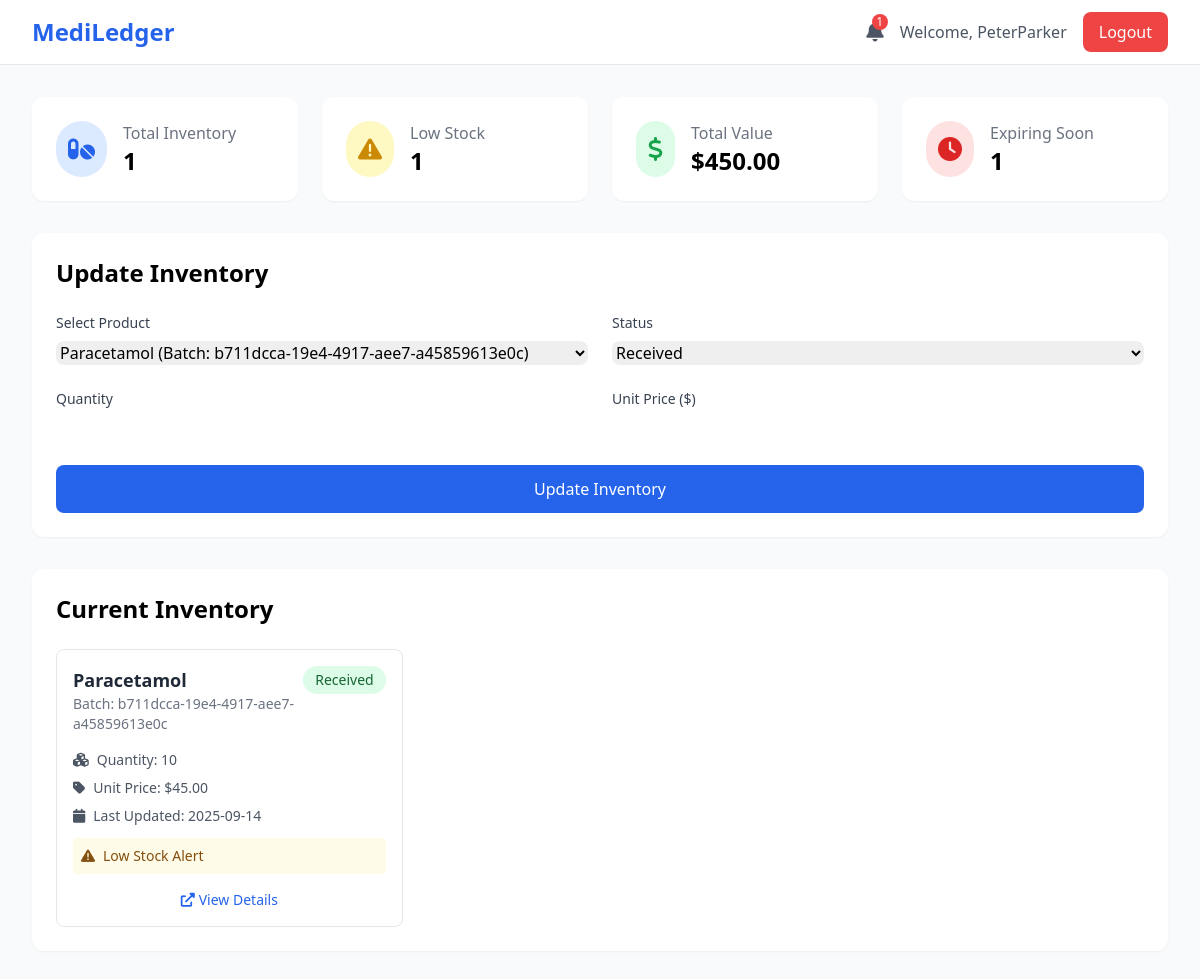
/pharmacy (signed in), run on the app's committed database.
### app.py (models this page shows)
class User(db.Model, UserMixin):
    id = db.Column(db.Integer, primary_key=True)
    username = db.Column(db.String(80), unique=True, nullable=False)
    email = db.Column(db.String(120), unique=True, nullable=False)
    password = db.Column(db.String(200), nullable=False)
    role = db.Column(db.String(20), nullable=False)
    company_name = db.Column(db.String(100))
    address = db.Column(db.String(200))
    phone = db.Column(db.String(20))
    created_at = db.Column(db.DateTime, default=datetime.utcnow)
    last_login = db.Column(db.DateTime)

class Product(db.Model):
    id = db.Column(db.Integer, primary_key=True)
    name = db.Column(db.String(100), nullable=False)
    batch_id = db.Column(db.String(50), unique=True, nullable=False)
    qr_code_path = db.Column(db.String(200), nullable=False)
    manufacturer_id = db.Column(db.Integer, db.ForeignKey('user.id'), nullable=False)
    product_id = db.Column(db.String(50), unique=True, nullable=False)
    description = db.Column(db.Text, nullable=True)
    medicine_type = db.Column(db.String(50), nullable=False)
    distributor_id = db.Column(db.Integer, db.ForeignKey('user.id'), nullable=True)
    medicine_form = db.Column(db.String(50), nullable=False)
    expiration_date = db.Column(db.Date, nullable=False)
    manufacturing_date = db.Column(db.Date, nullable=False)
    dosage = db.Column(db.String(100), nullable=True)
    side_effects = db.Column(db.Text, nullable=True)
    storage_conditions = db.Column(db.String(200))
    price = db.Column(db.Float)
    quantity = db.Column(db.Integer, default=0)
    reorder_level = db.Column(db.Integer, default=10)
    created_at = db.Column(db.DateTime, default=datetime.utcnow)
    status = db.Column(db.String(50), default='Active')

class PharmacyInventory(db.Model):
    id = db.Column(db.Integer, primary_key=True)
    product_id = db.Column(db.Integer, db.ForeignKey('product.id'), nullable=False)
    batch_id = db.Column(db.String(50), db.ForeignKey('product.batch_id'), nullable=False)
    status = db.Column(db.String(50), nullable=False, default='Received')
    quantity = db.Column(db.Integer, default=0)
    unit_price = db.Column(db.Float)
    expiry_alert = db.Column(db.Boolean, default=False)
    low_stock_alert = db.Column(db.Boolean, default=False)
    received_at = db.Column(db.DateTime, default=datetime.utcnow)
    updated_at = db.Column(db.DateTime, default=datetime.utcnow)
    updated_by = db.Column(db.Integer, db.ForeignKey('user.id'), nullable=False)

### app.py (the view, shortened to what this page needs)
@app.route('/pharmacy', methods=['GET', 'POST'])
@login_required
def pharmacy():
    if current_user.role != 'pharmacy':
        abort(403)
    products = Product.query.all()
    inventory = PharmacyInventory.query.all()
    alerts = Alert.query.filter_by(user_id=current_user.id, is_read=False).all()
    total_inventory = len(inventory)
    low_stock = len([i for i in inventory if i.quantity <= Product.query.get(i.product_id).reorder_level])
    total_value = sum([i.quantity * i.unit_price for i in inventory])
    expiring_soon = len([i for i in inventory if Product.query.get(i.product_id).expiration_date <= date.today() + timedelta(days=30)])
    return render_template(
        'pharmacy.html',
        products=products,
        inventory=inventory,
        alerts=alerts,
        analytics={
            'total_inventory': total_inventory,
            'low_stock': low_stock,
            'total_value': total_value,
            'expiring_soon': expiring_soon
        }
    )

### app.py (called while the page is built)
@login_manager.user_loader
def load_user(user_id):
    return User.query.get(int(user_id))

### templates/pharmacy.html (shortened to what this page needs)
<!DOCTYPE html>
<html lang="en">
<head>
    <script src="https://cdn.tailwindcss.com"></script>
    <link href="https://cdnjs.cloudflare.com/ajax/libs/font-awesome/6.0.0-beta3/css/all.min.css" rel="stylesheet">
</head>
<body class="bg-gray-50">
    <nav class="bg-white border-b">
        <div class="max-w-7xl mx-auto px-4 sm:px-6 lg:px-8">
            <div class="flex justify-between h-16">
                <div class="flex items-center">
                    <span class="text-2xl font-bold text-blue-600">MediLedger</span>
                </div>
                <div class="flex items-center space-x-4">
                    <a href="{{ url_for('alerts') }}" class="relative">
                        <i class="fas fa-bell text-xl text-gray-600"></i>
                        {% if alerts %}
                        <span class="absolute -top-1 -right-1 bg-red-500 text-white rounded-full w-4 h-4 text-xs flex items-center justify-center">
                            {{ alerts|length }}
                        </span>
                        {% endif %}
                    </a>
                    <span class="text-gray-600">Welcome, {{ current_user.username }}</span>
                    <a href="{{ url_for('logout') }}"
                       class="bg-red-500 text-white px-4 py-2 rounded-lg hover:bg-red-600 transition-colors">
                        Logout
                    </a>
                </div>
            </div>
        </div>
    </nav>
    <div class="max-w-7xl mx-auto px-4 sm:px-6 lg:px-8 py-8">
        <div class="grid grid-cols-1 md:grid-cols-4 gap-6 mb-8">
            <div class="bg-white rounded-xl shadow-sm p-6">
                <div class="flex items-center">
                    <div class="p-3 rounded-full bg-blue-100 text-blue-600">
                        <i class="fas fa-pills text-2xl"></i>
                    </div>
                    <div class="ml-4">
                        <p class="text-gray-500">Total Inventory</p>
                        <h3 class="text-2xl font-bold">{{ analytics.total_inventory }}</h3>
                    </div>
                </div>
            </div>
            <div class="bg-white rounded-xl shadow-sm p-6">
                <div class="flex items-center">
                    <div class="p-3 rounded-full bg-yellow-100 text-yellow-600">
                        <i class="fas fa-exclamation-triangle text-2xl"></i>
                    </div>
                    <div class="ml-4">
                        <p class="text-gray-500">Low Stock</p>
                        <h3 class="text-2xl font-bold">{{ analytics.low_stock }}</h3>
                    </div>
                </div>
            </div>
            <div class="bg-white rounded-xl shadow-sm p-6">
                <div class="flex items-center">
                    <div class="p-3 rounded-full bg-green-100 text-green-600">
                        <i class="fas fa-dollar-sign text-2xl"></i>
                    </div>
                    <div class="ml-4">
                        <p class="text-gray-500">Total Value</p>
                        <h3 class="text-2xl font-bold">${{ "%.2f"|format(analytics.total_value) }}</h3>
                    </div>
                </div>
            </div>
            <div class="bg-white rounded-xl shadow-sm p-6">
                <div class="flex items-center">
                    <div class="p-3 rounded-full bg-red-100 text-red-600">
                        <i class="fas fa-clock text-2xl"></i>
                    </div>
                    <div class="ml-4">
                        <p class="text-gray-500">Expiring Soon</p>
                        <h3 class="text-2xl font-bold">{{ analytics.expiring_soon }}</h3>
                    </div>
                </div>
            </div>
        </div>
        <div class="bg-white rounded-xl shadow-sm p-6 mb-8">
            <h2 class="text-2xl font-bold mb-6">Update Inventory</h2>
            <form method="POST" class="grid grid-cols-1 md:grid-cols-2 gap-6">
                <div>
                    <label class="block text-sm font-medium text-gray-700 mb-2">Select Product</label>
                    <select name="product_id" required
                            class="w-full rounded-lg border-gray-300 focus:ring-blue-500 focus:border-blue-500">
                        {% for product in products %}
                        <option value="{{ product.id }}">{{ product.name }} (Batch: {{ product.batch_id }})</option>
                        {% endfor %}
                    </select>
                </div>
                <div>
                    <label class="block text-sm font-medium text-gray-700 mb-2">Status</label>
                    <select name="status" required
                            class="w-full rounded-lg border-gray-300 focus:ring-blue-500 focus:border-blue-500">
                        <option value="Received">Received</option>
                    </select>
                </div>
                <div>
                    <label class="block text-sm font-medium text-gray-700 mb-2">Quantity</label>
                    <input type="number" name="quantity" required min="0"
                           class="w-full rounded-lg border-gray-300 focus:ring-blue-500 focus:border-blue-500">
                </div>
                <div>
                    <label class="block text-sm font-medium text-gray-700 mb-2">Unit Price ($)</label>
                    <input type="number" name="unit_price" required min="0" step="0.01"
                           class="w-full rounded-lg border-gray-300 focus:ring-blue-500 focus:border-blue-500">
                </div>
                <div class="col-span-2">
                    <button type="submit"
                            class="w-full bg-blue-600 text-white py-3 px-4 rounded-lg hover:bg-blue-700 transition-colors">
                        Update Inventory
                    </button>
                </div>
            </form>
        </div>
        <div class="bg-white rounded-xl shadow-sm p-6">
            <h2 class="text-2xl font-bold mb-6">Current Inventory</h2>
            <div class="grid grid-cols-1 md:grid-cols-2 lg:grid-cols-3 gap-6">
                {% for item in inventory %}
                {% set product = products|selectattr('id', 'equalto', item.product_id)|first %}
                <div class="border rounded-lg p-4 hover:shadow-md transition-shadow">
                    <div class="flex justify-between items-start mb-4">
                        <div>
                            <h3 class="text-lg font-semibold text-gray-800">{{ product.name }}</h3>
                            <p class="text-sm text-gray-500">Batch: {{ item.batch_id }}</p>
                        </div>
                        <span class="px-3 py-1 rounded-full text-sm
                            {% if item.status == 'Received' %}
                                bg-green-100 text-green-800
                            {% elif item.status == 'In Stock' %}
                                bg-blue-100 text-blue-800
                            {% elif item.status == 'Dispensed' %}
                                bg-purple-100 text-purple-800
                            {% else %}
                                bg-gray-100 text-gray-800
                            {% endif %}">
                            {{ item.status }}
                        </span>
                    </div>
                    <div class="space-y-2 text-sm text-gray-600">
                        <p><i class="fas fa-cubes mr-2"></i>Quantity: {{ item.quantity }}</p>
                        <p><i class="fas fa-tag mr-2"></i>Unit Price: ${{ "%.2f"|format(item.unit_price) }}</p>
                        <p><i class="fas fa-calendar mr-2"></i>Last Updated: {{ item.updated_at.strftime('%Y-%m-%d') }}</p>
                    </div>
                    {% if item.quantity <= product.reorder_level %}
                    <div class="mt-3 p-2 bg-yellow-50 text-yellow-800 text-sm rounded">
                        <i class="fas fa-exclamation-triangle mr-2"></i>Low Stock Alert
                    </div>
                    {% endif %}
                    <div class="mt-4 flex justify-center">
                        <a href="{{ url_for('track_product', batch_id=item.batch_id) }}"
                           class="text-blue-600 hover:text-blue-800 text-sm">
                            <i class="fas fa-external-link-alt mr-1"></i>View Details
                        </a>
                    </div>
                </div>
                {% endfor %}
            </div>
        </div>
    </div>
</body>
</html>

### data on the page
User: username "PeterParker"
PharmacyInventory: batch_id "b711dcca-19e4-4917-aee7-a45859613e0c", status "Received", quantity "10", unit_price "45.00", updated_at "2025-09-14", shows "Low Stock Alert"
Product: name "Paracetamol"

### other printed values
{{ alerts|length }} "1"
{{ analytics.total_inventory }} "1"
{{ analytics.low_stock }} "1"
{{ "%.2f"|format(analytics.total_value) }} "450.00"
{{ analytics.expiring_soon }} "1"
form field product_id "Paracetamol (Batch: b711dcca-19e4-4917-aee7-a45859613e0c)"
